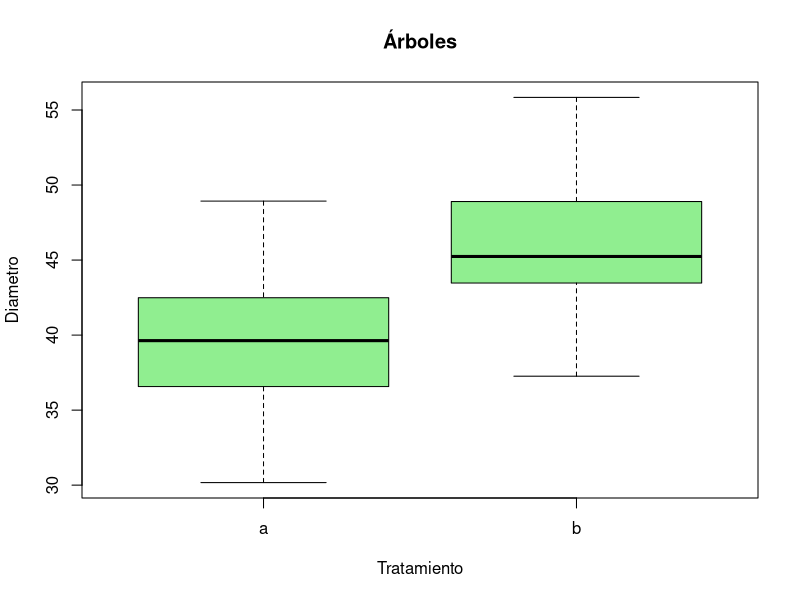

The R source for this figure:
# Genaro Sánchez Tovar
# 05/Septiembre/23
# Matricula: 2133642

# Dos tratamientos a y b, un grupo de plantas
# Prueba t Student

# Importar ----------------------------------------------------------------
setwd("C:/Genaro Met.ES/Met_ES/Scripts")
Tarea <- read.csv("Tarea.csv", header = T)


# Descriptivas ------------------------------------------------------------

library(dplyr)

a <- Tarea %>% 
  filter(Tratamiento=="a")

b <- Tarea %>% 
  filter(Tratamiento=="b")

mean(a$Diametro)
mean(b$Diametro)

Descriptor <- Tarea %>%
  group_by(Tratamiento) %>%
  summarise(
    n=n(),
    media=mean(Diametro),
    mediana=median(Diametro),
    sd=sd(Diametro),
    var=var(Diametro))

Descriptor
# Gráfica -----------------------------------------------------------------

boxplot(Tarea$Diametro~Tarea$Tratamiento,
        xlab = "Tratamiento",
        ylab = "Diametro",
        main = "Árboles",
        col = "lightgreen")

t.test(Tarea$Diametro~Tarea$Tratamiento,var.equal=T)


# Conlusiones -------------------------------------------------------------

# Se concluye que que los individuos tratados con fertilizarnte, no solo no tuvieron mejoras, sino que fueron 
# considerablemente perjudicados por culpa del fertilizante, a diferencia de los inidivuos que no usaron el fertilizante,
# entre el grupo a y b, hubo una diferencia de 6, donde el grupo "a" fue el mas perjudicado.